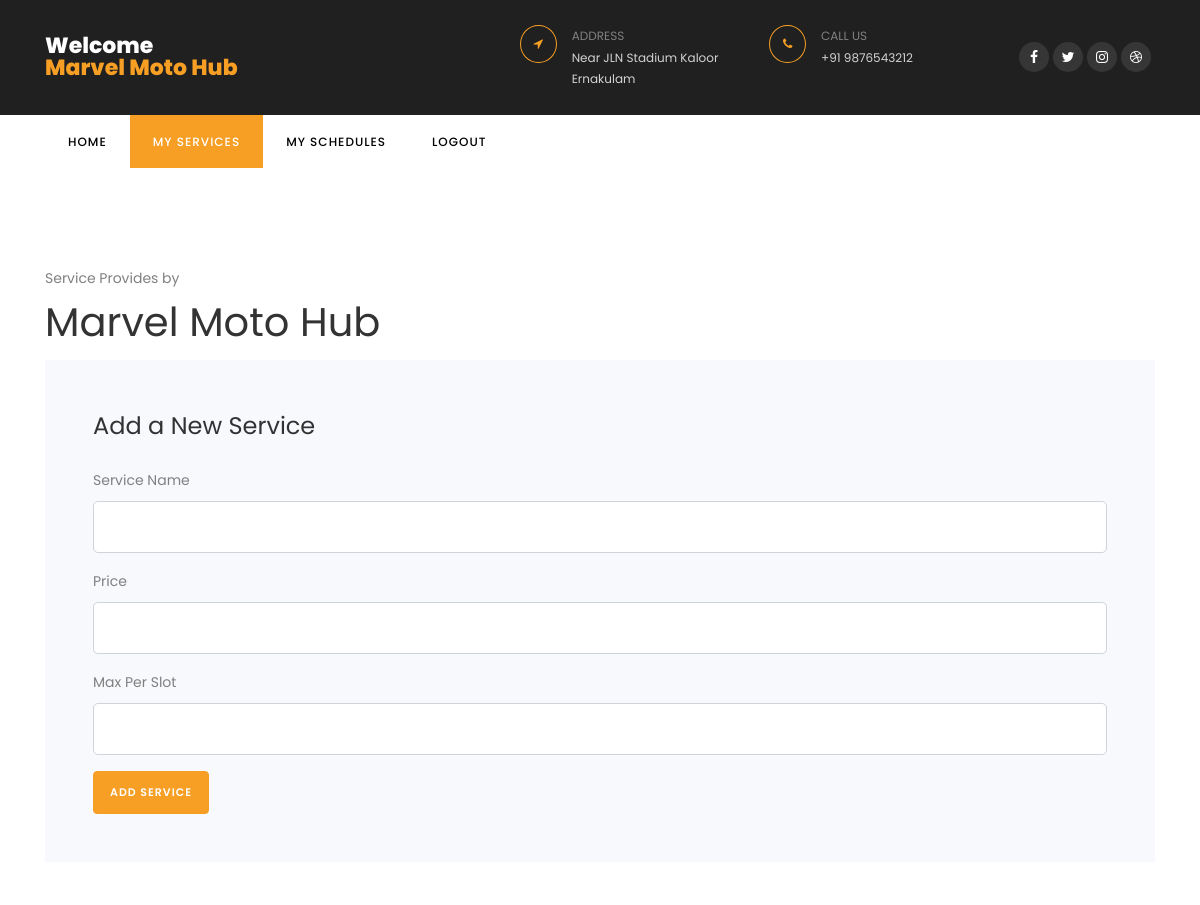
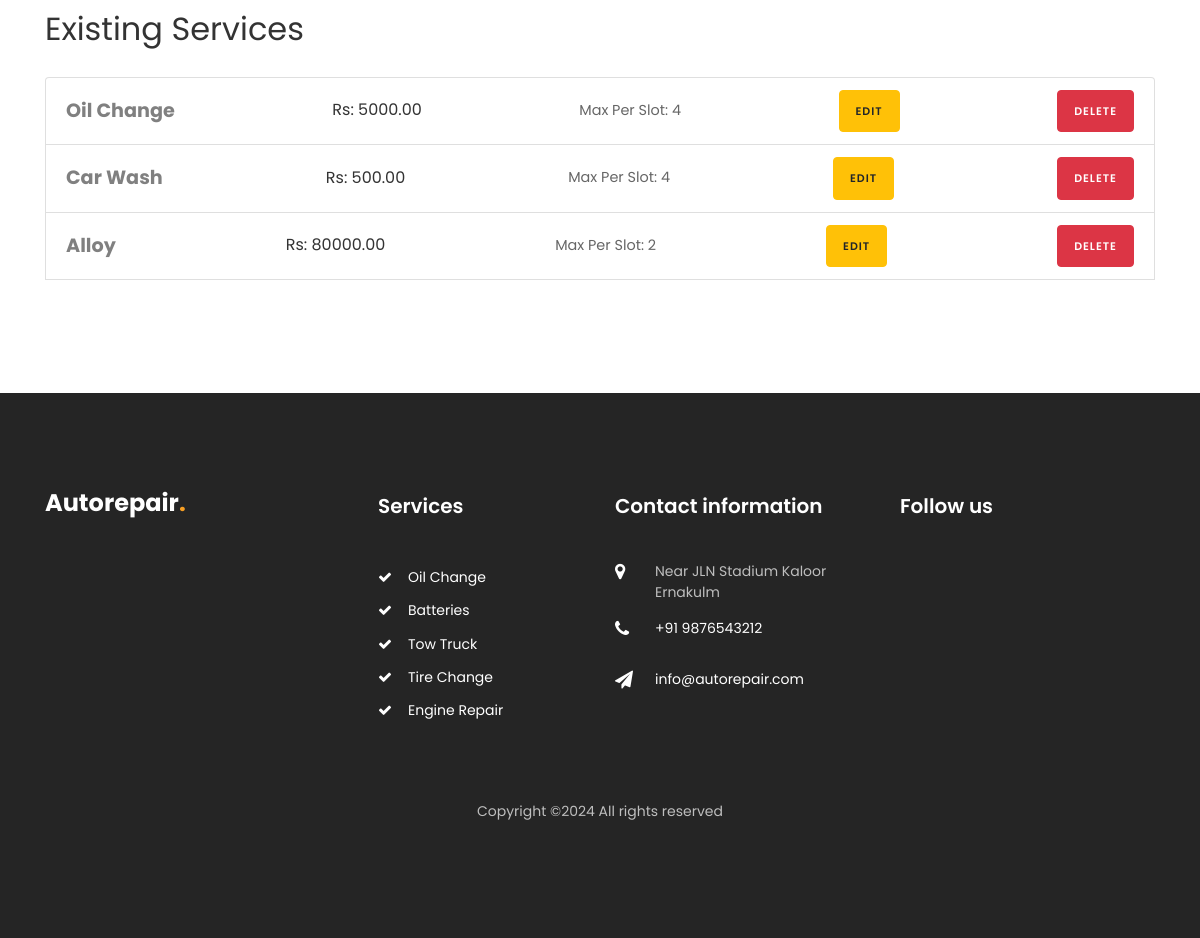
The page /garage_services/ (signed in) on the database its author committed (2 pictures, top to bottom).
### car/models.py (models this page shows, shortened)
class User(AbstractBaseUser, PermissionsMixin):
    username = models.CharField(max_length=150, unique=True)
    email = models.EmailField(unique=True)
    phone = models.CharField(max_length=12)
    role = models.CharField(max_length=50, blank=True, null=True)
    is_staff = models.BooleanField(default=False)
    is_active = models.BooleanField(default=True)
    groups = models.ManyToManyField(Group, related_name='custom_user_groups')
    user_permissions = models.ManyToManyField(Permission, related_name='custom_user_permissions')
    objects = CustomUserManager()
    USERNAME_FIELD = 'email'
    REQUIRED_FIELDS = ['username']

class GarageService(models.Model):
    garage = models.ForeignKey(Garage, on_delete=models.CASCADE, related_name='services')
    service_name = models.CharField(max_length=255)
    price = models.DecimalField(max_digits=10, decimal_places=2)
    max_per_slot = models.PositiveIntegerField()

### car/views.py (the view, shortened to what this page needs)
# urls.py: path('garage_services/', views.garage_services, name='garage_services'),
@login_required
def garage_services(request):
    garage = get_object_or_404(Garage, user=request.user)
    services = GarageService.objects.filter(garage=garage)
    return render(request, 'garage_services.html', {
        'services': services,
        'garage': garage,  # Ensure this is passed to the template
    })

### templates/garage_services.html (shortened to what this page needs)
{% load static %}
<!DOCTYPE html>
<html lang="en">
  <head>
    <link rel="stylesheet" href="https://stackpath.bootstrapcdn.com/font-awesome/4.7.0/css/font-awesome.min.css">
    <link rel="stylesheet" href="{% static 'css/animate.css' %}">
    <link rel="stylesheet" href="{% static 'css/owl.carousel.min.css' %}">
    <link rel="stylesheet" href="{% static 'css/owl.theme.default.min.css' %}">
    <link rel="stylesheet" href="{% static 'css/magnific-popup.css' %}">
    <link rel="stylesheet" href="{% static 'css/bootstrap-datepicker.css' %}">
    <link rel="stylesheet" href="{% static 'css/jquery.timepicker.css' %}">
    <link rel="stylesheet" href="{% static 'css/flaticon.css' %}">
    <link rel="stylesheet" href="{% static 'css/style.css' %}">
  </head>
  <body>
		<div class="wrap">
	    <div class="container">
				<div class="row justify-content-between">
					<div class="col-md-3 d-flex align-items-center">
						<a class="navbar-brand" href="/">Welcome<br><span>{{ user.username }}</span></a>
					</div>
					<div class="col-md-7">
						<div class="row">
							<div class="col">
								<div class="top-wrap d-flex">
									<div class="icon d-flex align-items-center justify-content-center"><span class="fa fa-location-arrow"></span></div>
									<div class="text"><span>Address</span><span>Near JLN Stadium Kaloor Ernakulam</span></div>
								</div>
							</div>
							<div class="col">
								<div class="top-wrap d-flex">
									<div class="icon d-flex align-items-center justify-content-center"><span class="fa fa-phone"></span></div>
									<div class="text"><span>Call us</span><span>+91 9876543212</span></div>
								</div>
							</div>
							<div class="col-md-3 d-flex justify-content-end align-items-center">
								<div class="social-media">
					    		<p class="mb-0 d-flex">
					    			<a href="#" class="d-flex align-items-center justify-content-center"><span class="fa fa-facebook"><i class="sr-only">Facebook</i></span></a>
					    			<a href="#" class="d-flex align-items-center justify-content-center"><span class="fa fa-twitter"><i class="sr-only">Twitter</i></span></a>
					    			<a href="#" class="d-flex align-items-center justify-content-center"><span class="fa fa-instagram"><i class="sr-only">Instagram</i></span></a>
					    			<a href="#" class="d-flex align-items-center justify-content-center"><span class="fa fa-dribbble"><i class="sr-only">Dribbble</i></span></a>
					    		</p>
				        </div>
							</div>
						</div>
					</div>
				</div>
			</div>
		</div>
		<nav class="navbar navbar-expand-lg navbar-dark ftco_navbar bg-dark ftco-navbar-light" id="ftco-navbar">
	    <div class="container">
	      <div class="collapse navbar-collapse" id="ftco-nav">
	        <ul class="navbar-nav mr-auto">
	        	<li class="nav-item"><a href="{% url 'garage_index' %}" class="nav-link">Home</a></li>
	        	<li class="nav-item active"><a href="{% url 'garage_services' %}" class="nav-link">My Services</a></li>
                <li class="nav-item"><a href="{% url 'my_schedules' %}" class="nav-link">My Schedules</a></li>
                <li class="nav-item"><a href="/" class="nav-link">Logout</a></li>
	        </ul>
	      </div>
	    </div>
	  </nav>
    <section class="ftco-section">
      <div class="container">
          <span>Service Provides by</span><h1>{{ user.username }}</h1>
          <form method="post" action="{% url 'add_service' %}" class="bg-light p-5">
              <h4 class="mb-4">Add a New Service</h4>
              <div class="form-group">
                  <label for="service_name">Service Name</label>
                  <input type="text" id="service_name" name="service_name" class="form-control" required>
              </div>
              <div class="form-group">
                  <label for="price">Price</label>
                  <input type="number" id="price" name="price" class="form-control" step="0.01" required>
              </div>
              <div class="form-group">
                  <label for="max_per_slot">Max Per Slot</label>
                  <input type="number" id="max_per_slot" name="max_per_slot" class="form-control" required>
              </div>
              <button type="submit" class="btn btn-primary">Add Service</button>
          </form>
          <h2 class="mb-4 mt-5">Existing Services</h2>
          <ul class="list-unstyled">
              {% for service in services %}
              <li class="list-group-item">
                  <div class="service-info">
                      <strong>{{ service.service_name }}</strong>
                      <span class="price">Rs: {{ service.price }}</span>
                      <span class="max-per-slot">Max Per Slot: {{ service.max_per_slot }}</span>
                      <a href="#" class="btn btn-warning btn-sm" data-toggle="modal" data-target="#editModal{{ service.id }}">Edit</a>
                      <form method="post" action="{% url 'delete_service' service.id %}" style="display:inline;">
                          <button type="submit" class="btn btn-danger btn-sm">Delete</button>
                      </form>
                  </div>
              </li>
              {% empty %}
              <li>No services available.</li>
              {% endfor %}
          </ul>
      </div>
  </section>
    <footer class="footer ftco-section">
      <div class="container">
        <div class="row mb-5">
          <div class="col-md-6 col-lg">
            <div class="ftco-footer-widget mb-4">
              <h2 class="logo"><a href="/">Autorepair<span>.</span></a></h2>
            </div>
          </div>
          <div class="col-md-6 col-lg">
            <div class="ftco-footer-widget mb-4 ml-md-5">
              <h2 class="ftco-heading-2">Services</h2>
              <ul class="list-unstyled">
                <li><a href="#" class="py-1 d-block"><span class="fa fa-check mr-3"></span>Oil Change</a></li>
                <li><a href="#" class="py-1 d-block"><span class="fa fa-check mr-3"></span>Batteries</a></li>
                <li><a href="#" class="py-1 d-block"><span class="fa fa-check mr-3"></span>Tow Truck</a></li>
                <li><a href="#" class="py-1 d-block"><span class="fa fa-check mr-3"></span>Tire Change</a></li>
                <li><a href="#" class="py-1 d-block"><span class="fa fa-check mr-3"></span>Engine Repair</a></li>
              </ul>
            </div>
          </div>
          <div class="col-md-6 col-lg">
            <div class="ftco-footer-widget mb-4">
            	<h2 class="ftco-heading-2">Contact information</h2>
            	<div class="block-23 mb-3">
	              <ul>
	                <li><span class="icon fa fa-map-marker"></span><span class="text">Near JLN Stadium Kaloor Ernakulm</span></li>
	                <li><a href="#"><span class="icon fa fa-phone"></span><span class="text">+91 9876543212</span></a></li>
	                <li><a href="#"><span class="icon fa fa-paper-plane"></span><span class="text">info@autorepair.com</span></a></li>
	              </ul>
	            </div>
            </div>
          </div>
          <div class="col-md-6 col-lg">
             <div class="ftco-footer-widget mb-4">
              <h2 class="ftco-heading-2">Follow us</h2>
              <div class="opening-hours">
				<p class="mb-0 d-flex">
					<ul class="ftco-footer-social list-unstyled float-md-left float-lft mt-4">
					</ul>
				</p>
              </div>
            </div>
          </div>
        </div>
        <div class="row">
          <div class="col-md-12 text-center">
            <p>
  Copyright &copy;<script>document.write(new Date().getFullYear());</script> All rights reserved
  </p>
          </div>
        </div>
      </div>
    </footer>
  </body>
</html>

### templates/garage_services.html (style rules this page uses)
.service-info { display: flex; justify-content: space-between; align-items: center; }
.service-info strong { font-size: 1.2rem; }
.service-info .price { font-size: 1rem; color: #333; }
.service-info .max-per-slot { font-size: 0.9rem; color: #666; }

### rows shown on the page
User: username "Marvel Moto Hub"
GarageService: service_name "Oil Change", price "5000.00", max_per_slot "4"
GarageService: service_name "Car Wash", price "500.00", max_per_slot "4"
GarageService: service_name "Alloy", price "80000.00", max_per_slot "2"
